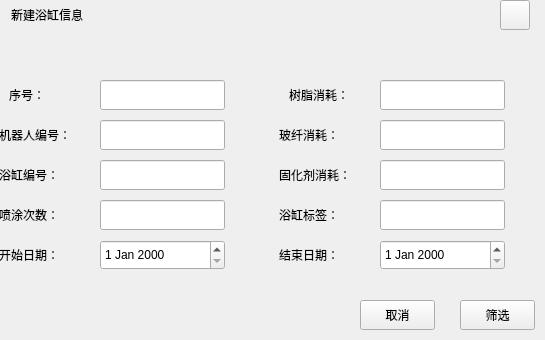
<?xml version="1.0" encoding="UTF-8"?>
<ui version="4.0">
 <class>WorkDataSele</class>
 <widget class="QWidget" name="WorkDataSele">
  <property name="geometry">
   <rect>
    <x>0</x>
    <y>0</y>
    <width>545</width>
    <height>340</height>
   </rect>
  </property>
  <property name="windowTitle">
   <string>Form</string>
  </property>
  <widget class="QLineEdit" name="CurAgCos">
   <property name="geometry">
    <rect>
     <x>380</x>
     <y>160</y>
     <width>125</width>
     <height>30</height>
    </rect>
   </property>
  </widget>
  <widget class="QLineEdit" name="BathTubID">
   <property name="geometry">
    <rect>
     <x>100</x>
     <y>160</y>
     <width>125</width>
     <height>30</height>
    </rect>
   </property>
  </widget>
  <widget class="QLineEdit" name="FiberGlassCos">
   <property name="geometry">
    <rect>
     <x>380</x>
     <y>120</y>
     <width>125</width>
     <height>30</height>
    </rect>
   </property>
  </widget>
  <widget class="QLabel" name="UserLab_3">
   <property name="geometry">
    <rect>
     <x>9</x>
     <y>80</y>
     <width>91</width>
     <height>30</height>
    </rect>
   </property>
   <property name="text">
    <string>序号：</string>
   </property>
  </widget>
  <widget class="QLabel" name="UserLab_9">
   <property name="geometry">
    <rect>
     <x>-1</x>
     <y>240</y>
     <width>101</width>
     <height>30</height>
    </rect>
   </property>
   <property name="text">
    <string>开始日期：</string>
   </property>
  </widget>
  <widget class="QLineEdit" name="RobotID">
   <property name="geometry">
    <rect>
     <x>100</x>
     <y>120</y>
     <width>125</width>
     <height>30</height>
    </rect>
   </property>
  </widget>
  <widget class="QLabel" name="UserLab_1">
   <property name="geometry">
    <rect>
     <x>-1</x>
     <y>120</y>
     <width>101</width>
     <height>30</height>
    </rect>
   </property>
   <property name="text">
    <string>机器人编号：</string>
   </property>
  </widget>
  <widget class="QLabel" name="UserLab_2">
   <property name="geometry">
    <rect>
     <x>-1</x>
     <y>160</y>
     <width>101</width>
     <height>30</height>
    </rect>
   </property>
   <property name="text">
    <string>浴缸编号：</string>
   </property>
  </widget>
  <widget class="QLabel" name="UserLab_4">
   <property name="geometry">
    <rect>
     <x>-1</x>
     <y>200</y>
     <width>101</width>
     <height>30</height>
    </rect>
   </property>
   <property name="text">
    <string>喷涂次数：</string>
   </property>
  </widget>
  <widget class="QLabel" name="UserLab_6">
   <property name="geometry">
    <rect>
     <x>279</x>
     <y>160</y>
     <width>101</width>
     <height>30</height>
    </rect>
   </property>
   <property name="text">
    <string>固化剂消耗：</string>
   </property>
  </widget>
  <widget class="QLabel" name="UserLab_10">
   <property name="geometry">
    <rect>
     <x>279</x>
     <y>240</y>
     <width>101</width>
     <height>30</height>
    </rect>
   </property>
   <property name="text">
    <string>结束日期：</string>
   </property>
  </widget>
  <widget class="QLineEdit" name="ID">
   <property name="geometry">
    <rect>
     <x>100</x>
     <y>80</y>
     <width>125</width>
     <height>30</height>
    </rect>
   </property>
  </widget>
  <widget class="QLabel" name="label">
   <property name="geometry">
    <rect>
     <x>11</x>
     <y>0</y>
     <width>151</width>
     <height>30</height>
    </rect>
   </property>
   <property name="text">
    <string>新建浴缸信息</string>
   </property>
  </widget>
  <widget class="QDateEdit" name="dateEdit">
   <property name="geometry">
    <rect>
     <x>100</x>
     <y>240</y>
     <width>125</width>
     <height>30</height>
    </rect>
   </property>
  </widget>
  <widget class="QPushButton" name="CancleBtn">
   <property name="geometry">
    <rect>
     <x>360</x>
     <y>300</y>
     <width>75</width>
     <height>30</height>
    </rect>
   </property>
   <property name="text">
    <string>取消</string>
   </property>
  </widget>
  <widget class="QPushButton" name="CloseBtn">
   <property name="geometry">
    <rect>
     <x>500</x>
     <y>0</y>
     <width>30</width>
     <height>30</height>
    </rect>
   </property>
   <property name="text">
    <string/>
   </property>
  </widget>
  <widget class="QLabel" name="UserLab_8">
   <property name="geometry">
    <rect>
     <x>279</x>
     <y>120</y>
     <width>101</width>
     <height>30</height>
    </rect>
   </property>
   <property name="text">
    <string>玻纤消耗：</string>
   </property>
  </widget>
  <widget class="QLineEdit" name="ResinCos">
   <property name="geometry">
    <rect>
     <x>380</x>
     <y>80</y>
     <width>125</width>
     <height>30</height>
    </rect>
   </property>
  </widget>
  <widget class="QLabel" name="UserLab_5">
   <property name="geometry">
    <rect>
     <x>279</x>
     <y>200</y>
     <width>101</width>
     <height>30</height>
    </rect>
   </property>
   <property name="text">
    <string>浴缸标签：</string>
   </property>
  </widget>
  <widget class="QLineEdit" name="BathMark">
   <property name="geometry">
    <rect>
     <x>380</x>
     <y>200</y>
     <width>125</width>
     <height>30</height>
    </rect>
   </property>
  </widget>
  <widget class="QLabel" name="TitleLab">
   <property name="geometry">
    <rect>
     <x>1</x>
     <y>10</y>
     <width>461</width>
     <height>31</height>
    </rect>
   </property>
   <property name="text">
    <string/>
   </property>
  </widget>
  <widget class="QPushButton" name="SeleBtn">
   <property name="geometry">
    <rect>
     <x>460</x>
     <y>300</y>
     <width>75</width>
     <height>30</height>
    </rect>
   </property>
   <property name="text">
    <string>筛选</string>
   </property>
  </widget>
  <widget class="QLabel" name="InerLab">
   <property name="geometry">
    <rect>
     <x>51</x>
     <y>80</y>
     <width>401</width>
     <height>231</height>
    </rect>
   </property>
   <property name="styleSheet">
    <string notr="true"/>
   </property>
   <property name="text">
    <string/>
   </property>
  </widget>
  <widget class="QLabel" name="UserLab_7">
   <property name="geometry">
    <rect>
     <x>289</x>
     <y>80</y>
     <width>91</width>
     <height>30</height>
    </rect>
   </property>
   <property name="text">
    <string>树脂消耗：</string>
   </property>
  </widget>
  <widget class="QLineEdit" name="SparyNum">
   <property name="geometry">
    <rect>
     <x>100</x>
     <y>200</y>
     <width>125</width>
     <height>30</height>
    </rect>
   </property>
  </widget>
  <widget class="QDateEdit" name="dateEdit_2">
   <property name="geometry">
    <rect>
     <x>380</x>
     <y>240</y>
     <width>125</width>
     <height>30</height>
    </rect>
   </property>
  </widget>
  <zorder>InerLab</zorder>
  <zorder>TitleLab</zorder>
  <zorder>CurAgCos</zorder>
  <zorder>BathTubID</zorder>
  <zorder>FiberGlassCos</zorder>
  <zorder>UserLab_3</zorder>
  <zorder>UserLab_9</zorder>
  <zorder>RobotID</zorder>
  <zorder>UserLab_1</zorder>
  <zorder>UserLab_2</zorder>
  <zorder>UserLab_4</zorder>
  <zorder>UserLab_6</zorder>
  <zorder>UserLab_10</zorder>
  <zorder>ID</zorder>
  <zorder>label</zorder>
  <zorder>dateEdit</zorder>
  <zorder>CancleBtn</zorder>
  <zorder>CloseBtn</zorder>
  <zorder>UserLab_8</zorder>
  <zorder>ResinCos</zorder>
  <zorder>UserLab_5</zorder>
  <zorder>BathMark</zorder>
  <zorder>SeleBtn</zorder>
  <zorder>UserLab_7</zorder>
  <zorder>SparyNum</zorder>
  <zorder>dateEdit_2</zorder>
 </widget>
 <resources/>
 <connections/>
</ui>
